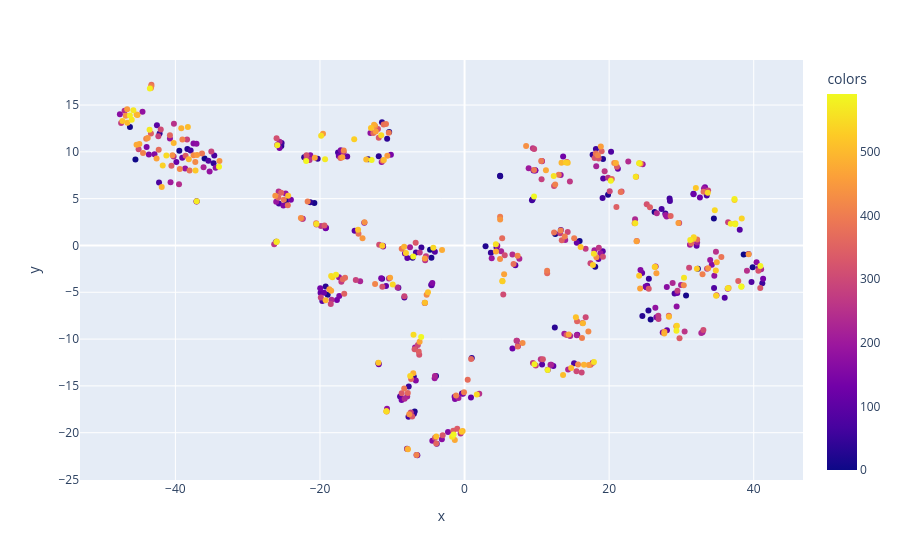

Notebook code cell kept with this figure:
### Code cell
# Perform t-SNE
tsne = TSNE(n_components=2, random_state=0, verbose=1)

# Fit and transform data
X_2d = tsne.fit_transform(embs)

# map virides color map to the data
lables = [se.id for se in seqs]
plt.scatter(
    X_2d[:, 0], X_2d[:, 1], c=np.arange(len(X_2d)), cmap="viridis", label=lables
)
# plot lables on the plot
for i, txt in enumerate(lables):
    plt.annotate(txt, (X_2d[i, 0], X_2d[i, 1]), fontsize=1)

# plt.scatter(X_2d[:, 0], X_2d[:, 1], )
plt.savefig("plots/tsne.png")
plt.show()


# the same in plotly...
import plotly.express as px
import pandas as pd

df = pd.DataFrame(X_2d, columns=["x", "y"])
df["labels"] = lables
df["colors"] = np.arange(len(X_2d))

fig = px.scatter(df, x="x", y="y", color="colors", hover_data=["labels"])
fig.show(dpi=300)

### Figure 1 — Plotly figure (JSON) as saved in the notebook; plotly's stock layout.template omitted (floating-point values rounded to 4 significant figures; data arrays with more than 128 entries replaced by an {"elided": "..."} marker saying what was removed)
{"data": [{"customdata": {"elided": "592x1 str values"}, "hovertemplate": "x=%{x}<br>y=%{y}<br>labels=%{customdata[0]}<br>colors=%{marker.color}<extra></extra>", "legendgroup": "", "marker": {"color": {"elided": "592 int values"}, "coloraxis": "coloraxis", "symbol": "circle"}, "mode": "markers", "name": "", "orientation": "v", "showlegend": false, "type": "scatter", "x": {"elided": "592 float values"}, "xaxis": "x", "y": {"elided": "592 float values"}, "yaxis": "y"}], "layout": {"coloraxis": {"colorbar": {"title": {"text": "colors"}}, "colorscale": [[0, "#0d0887"], [0.1111, "#46039f"], [0.2222, "#7201a8"], [0.3333, "#9c179e"], [0.4444, "#bd3786"], [0.5556, "#d8576b"], [0.6667, "#ed7953"], [0.7778, "#fb9f3a"], [0.8889, "#fdca26"], [1, "#f0f921"]]}, "legend": {"tracegroupgap": 0}, "margin": {"t": 60}, "xaxis": {"anchor": "y", "domain": [0, 1], "title": {"text": "x"}}, "yaxis": {"anchor": "x", "domain": [0, 1], "title": {"text": "y"}}}}
